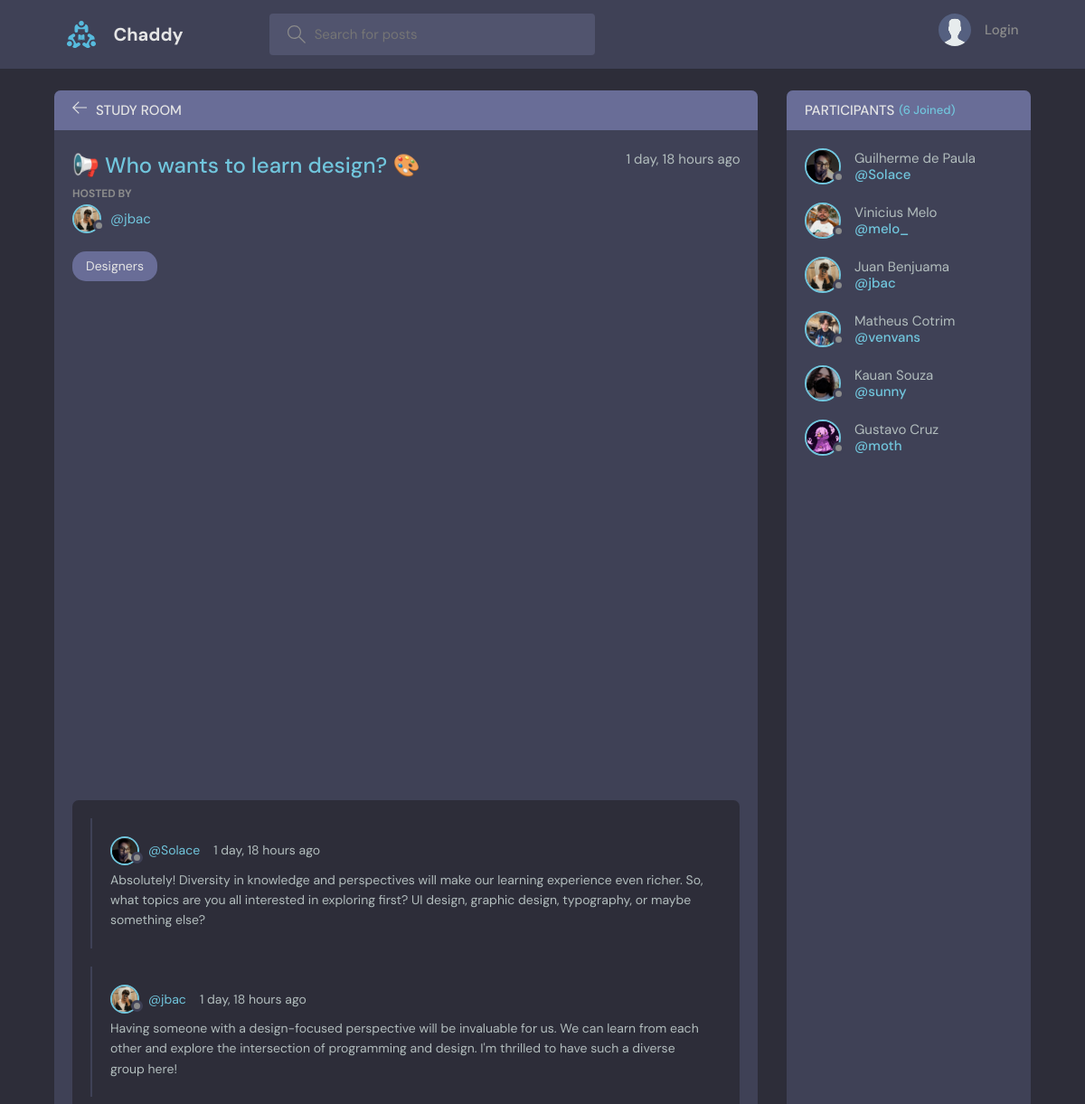
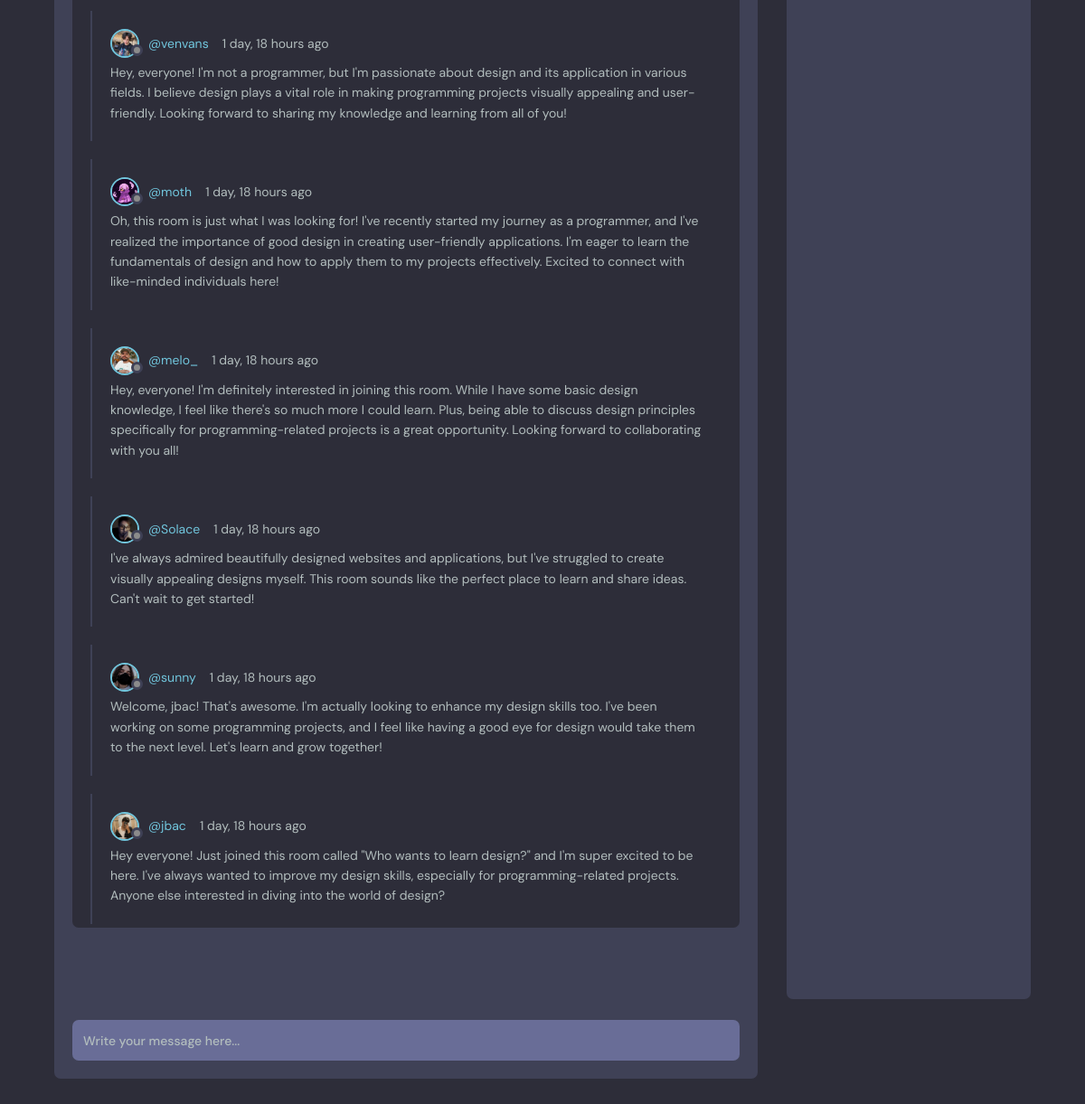
The page /room/23/ on the database its author committed (2 pictures, top to bottom).
### base/models.py (models this page shows, shortened)
class Room(models.Model):
    host = models.ForeignKey(User, on_delete=models.SET_NULL, null=True)
    topic = models.ForeignKey(Topic, on_delete=models.SET_NULL, null=True)
    name = models.CharField(max_length=200)
    description = models.TextField(null=True, blank=True)
    participants = models.ManyToManyField(
        User, related_name='participants', blank=True)
    updated = models.DateTimeField(auto_now=True)
    created = models.DateTimeField(auto_now_add=True)
    class Meta:
        ordering = ['-updated', '-created']

class User(AbstractUser):
    name = models.CharField(max_length=200, null=True)
    email = models.EmailField(unique=True, null=True)
    bio = models.TextField(null=True)
    avatar = models.ImageField(null=True, default="avatar.svg")
    USERNAME_FIELD = 'email'
    REQUIRED_FIELDS = []

class Topic(models.Model):
    name = models.CharField(max_length=200)
    def __str__(self):
        return self.name

class Message(models.Model):
    user = models.ForeignKey(User, on_delete=models.CASCADE)
    room = models.ForeignKey(Room, on_delete=models.CASCADE)
    body = models.TextField()
    updated = models.DateTimeField(auto_now=True)
    created = models.DateTimeField(auto_now_add=True)
    class Meta:
        ordering = ['-updated', '-created']

### base/views.py (the view, shortened to what this page needs)
# urls.py: path('room/<str:pk>/', views.room, name="room"),
def room(request, pk):
    room = Room.objects.get(id=pk)
    room_messages = room.message_set.all()
    participants = room.participants.all()
    context = {'room': room, 'room_messages': room_messages,
               'participants': participants}
    return render(request, 'base/room.html', context)

### base/templates/base/room.html (shortened to what this page needs)
{% extends 'main.html' %}
{% block content %}
<main class="profile-page layout layout--2">
  <div class="container">
    <div class="room">
      <div class="room__top">
        <div class="room__topLeft">
          <a href="{% url 'home' %}">
            <svg version="1.1" xmlns="http://www.w3.org/2000/svg" width="32" height="32" viewBox="0 0 32 32">
              <title>arrow-left</title>
              <path
                d="M13.723 2.286l-13.723 13.714 13.719 13.714 1.616-1.611-10.96-10.96h27.625v-2.286h-27.625l10.965-10.965-1.616-1.607z">
              </path>
            </svg>
          </a>
          <h3>Study Room</h3>
        </div>
      </div>
      <div class="room__box scroll">
        <div class="room__header scroll">
          <div class="room__info">
            <h3>{{room.name}}</h3>
            <span>{{room.created|timesince}} ago</span>
          </div>
          <div class="room__hosted">
            <p>Hosted By</p>
            <a href="{% url 'user-profile' room.host.id %}" class="room__author">
              <div class="avatar avatar--small">
                <img src="{{room.host.avatar.url}}" />
              </div>
              <span>@{{room.host.username}}</span>
            </a>
          </div>
          <span class="room__topics">{{room.topic}}</span>
        </div>
        <div class="room__conversation">
          <div class="threads scroll">
            {% for message in room_messages %}
            <div class="thread">
              <div class="thread__top">
                <div class="thread__author">
                  <a href="{% url 'user-profile' message.user.id %}" class="thread__authorInfo">
                    <div class="avatar avatar--small">
                      <img src="{{message.user.avatar.url}}" />
                    </div>
                    <span>@{{message.user.username}}</span>
                  </a>
                  <span class="thread__date">{{message.created|timesince}} ago</span>
                </div>
              </div>
              <div class="thread__details">
                {{message.body}}
              </div>
            </div>
            {% endfor %}
          </div>
        </div>
      </div>
      <div class="room__message">
        <form action="" method="POST">
          <input name="body" placeholder="Write your message here..." />
        </form>
      </div>
    </div>
    <div class="participants">
      <h3 class="participants__top">Participants <span>({{participants.count}} Joined)</span></h3>
      <div class="participants__list scroll">
        {% for user in participants %}
        <a href="{%  url 'user-profile' user.id %}" class="participant">
          <div class="avatar avatar--medium">
            <img src="{{user.avatar.url}}" />
          </div>
          <p>
            {{user.name}}
            <span>@{{user.username}}</span>
          </p>
        </a>
        {% endfor %}
      </div>
    </div>
  </div>
</main>
{% endblock content %}

### rows shown on the page
Room: name "📢 Who wants to learn design? 🎨", created "1 day, 18 hours", host.avatar (picture), host.username "jbac", topic "Designers"
Message: user.avatar (picture), user.username "Solace", created "1 day, 18 hours", body "Absolutely! Diversity in knowledge and perspectives will make our learning experience even richer. So, what topics are you all interested in exploring first? UI design, graphic design, typography, or maybe something else?"
Message: user.avatar (picture), user.username "jbac", created "1 day, 18 hours", body "Having someone with a design-focused perspective will be invaluable for us. We can learn from each other and explore the intersection of programming and design. I'm thrilled to have such a diverse group here!"
Message: user.avatar (picture), user.username "venvans", created "1 day, 18 hours", body "Hey, everyone! I'm not a programmer, but I'm passionate about design and its application in various fields. I believe design plays a vital role in making programming projects visually appealing and user-friendly. Looking forward to sharing my knowledge and learning from all of you!"
Message: user.avatar (placeholder picture), user.username "moth", created "1 day, 18 hours", body "Oh, this room is just what I was looking for! I've recently started my journey as a programmer, and I've realized the importance of good design in creating user-friendly applications. I'm eager to learn the fundamentals of design and how to apply them to my projects effectively. Excited to connect with like-minded individuals here!"
Message: user.avatar (picture), user.username "melo_", created "1 day, 18 hours", body "Hey, everyone! I'm definitely interested in joining this room. While I have some basic design knowledge, I feel like there's so much more I could learn. Plus, being able to discuss design principles specifically for programming-related projects is a great opportunity. Looking forward to collaborating with you all!"
Message: user.avatar (picture), user.username "Solace", created "1 day, 18 hours", body "I've always admired beautifully designed websites and applications, but I've struggled to create visually appealing designs myself. This room sounds like the perfect place to learn and share ideas. Can't wait to get started!"
Message: user.avatar (picture), user.username "sunny", created "1 day, 18 hours", body "Welcome, jbac! That's awesome. I'm actually looking to enhance my design skills too. I've been working on some programming projects, and I feel like having a good eye for design would take them to the next level. Let's learn and grow together!"
Message: user.avatar (picture), user.username "jbac", created "1 day, 18 hours", body "Hey everyone! Just joined this room called \"Who wants to learn design?\" and I'm super excited to be here. I've always wanted to improve my design skills, especially for programming-related projects. Anyone else interested in diving into the world of design?"
User: avatar (picture), name "Guilherme de Paula", username "Solace"
User: avatar (picture), name "Vinicius Melo", username "melo_"
User: avatar (picture), name "Juan Benjuama", username "jbac"
User: avatar (picture), name "Matheus Cotrim", username "venvans"
User: avatar (picture), name "Kauan Souza", username "sunny"
User: avatar (placeholder picture), name "Gustavo Cruz", username "moth"

### other values the page prints
{{ participants.count }} "6"
